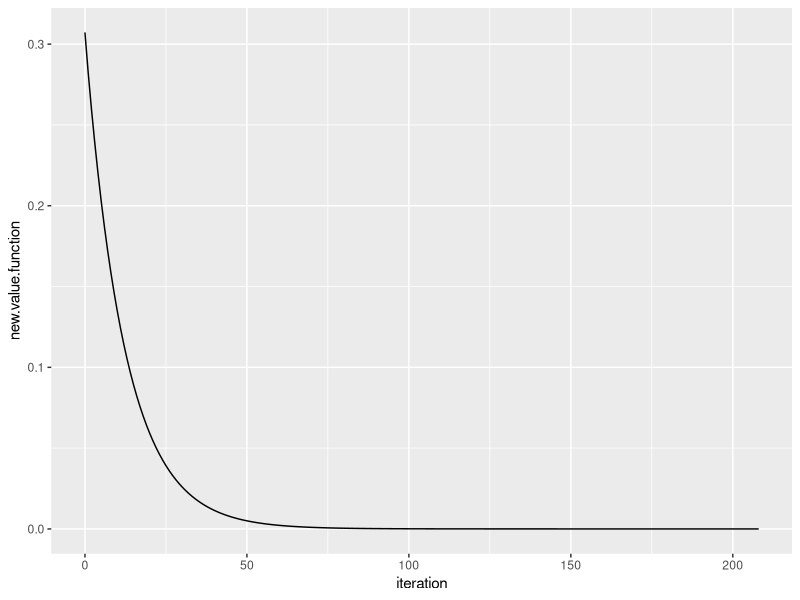

R code for this plot:
# gradient descent for 2D differentiable functions
# with backtracking line search for step size 

#define objective function to be optimized
objective.function = function(x) {
            3*x[1]^2 + 0.5*x[2]^2 + 2*x[1]*x[2] 
    }

# define the derivative for a 2D objective function
derivative = function(x) {
  c(6*x[1]+2*x[2], x[2]+2*x[1])
}

# here we define the epsilon parameter for the backtracking line search
myepsilon = 0.5
# here we define the tau parameter for the backtracking line search 
mytau = 0.9
# initial guess for stepsize
stepsize_0 = 1
# here we define the tolerance of the convergence criterion
mytol = 0.000000001 
# starting point
mystartpoint = c(1,2) 

gradientDesc = function(obj.function, startpoint, 
                        stepsize, tau, epsilon, conv_threshold, max_iter) {
  
  old.point = startpoint
  
  stepsize=stepsize_0
  gradient = derivative(old.point)
  
  
  # here we check how to pick the stepsize at iteration 0
  
  while (objective.function(old.point - stepsize * gradient) > 
         objective.function(old.point) - (epsilon * stepsize * 
                              t(gradient) %*% gradient) ){
    stepsize = tau * stepsize
  }
  
  new.point = c(old.point[1] - stepsize*gradient[1], 
                old.point[2] - stepsize*gradient[2])
  

  old.value.function = obj.function(new.point)
  
  converged = F
  iterations = 0
  
  while(converged == F) {
    ## Implement the gradient descent algorithm
    old.point = new.point

    gradient = derivative(old.point)
    
    # here we check how to pick the stepsize at iteration k
    
    while (objective.function(old.point - stepsize * gradient) > 
           objective.function(old.point) - (epsilon * stepsize * 
                                            t(gradient) %*% gradient) ){
      stepsize = tau * stepsize
    }
    
    new.point = c(old.point[1] - stepsize*gradient[1], 
                  old.point[2] - stepsize*gradient[2])
    
    new.value.function = obj.function(new.point)
    
    
    if( abs(old.value.function - new.value.function) <= conv_threshold) {
      converged = T
    }
    
    data.output = data.frame(iteration = iterations,
                       old.value.function = old.value.function,
                       new.value.function = new.value.function,
                       old.point=old.point, new.point=new.point,
                       stepsize = stepsize
                       )
    
    if(exists("iters")) {
      iters <- rbind(iters, data.output)
    } else {
      iters = data.output
    }
    
    iterations = iterations + 1
    old.value.function = new.value.function
    
    if(iterations >= max_iter) break
  }
  return(list(converged = converged, 
              num_iterations = iterations, 
              old.value.function = old.value.function,
              new.value.function = new.value.function,
              coefs = new.point,
              stepsize = stepsize,
              iters = iters))
}


results = gradientDesc(objective.function, mystartpoint, stepsize_0, 
                       mytau, myepsilon, mytol, 30000)

library(ggplot2)
ggplot(data = results$iters, mapping = aes(x = iteration, y = new.value.function))+
  geom_line()